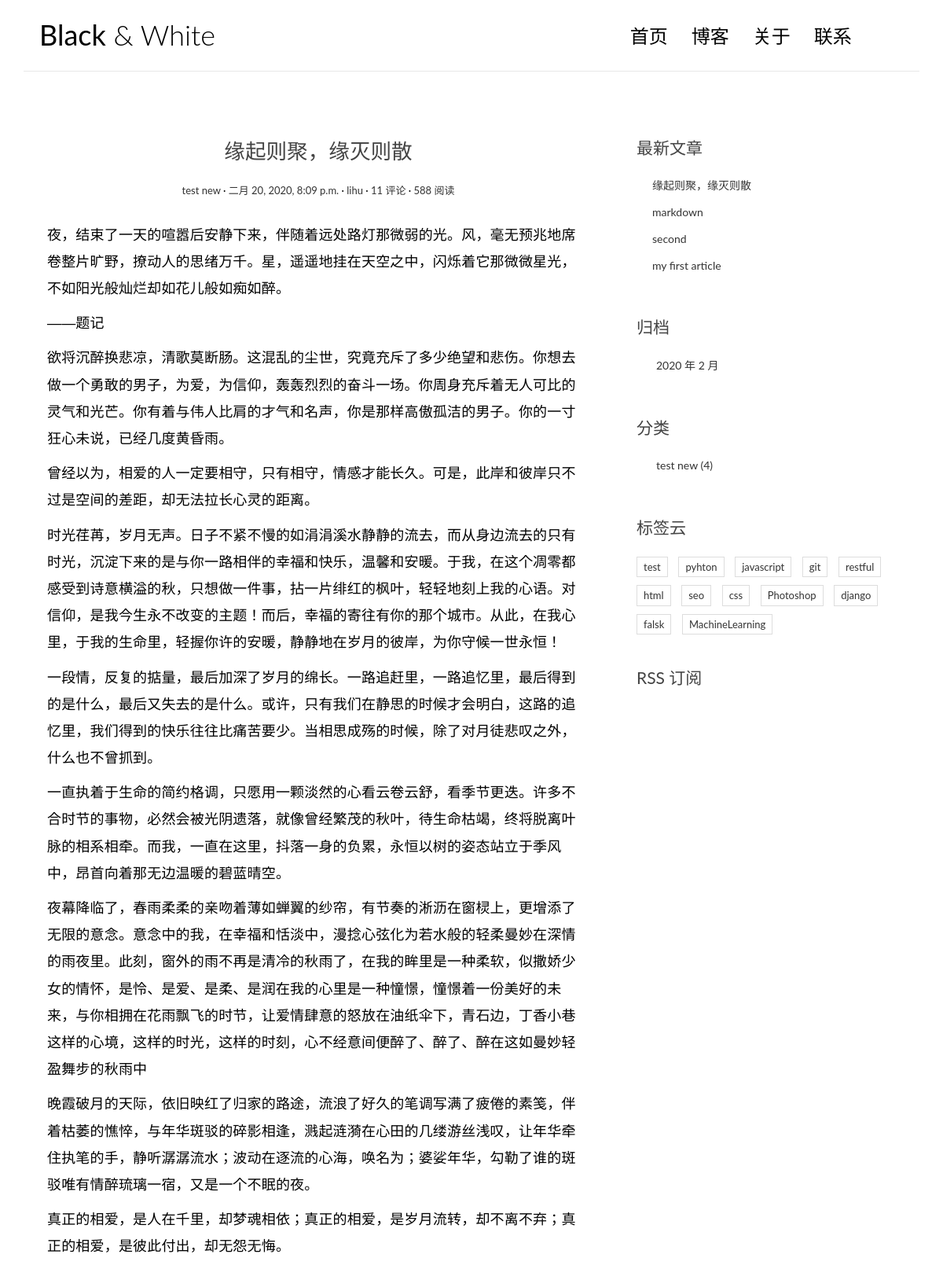
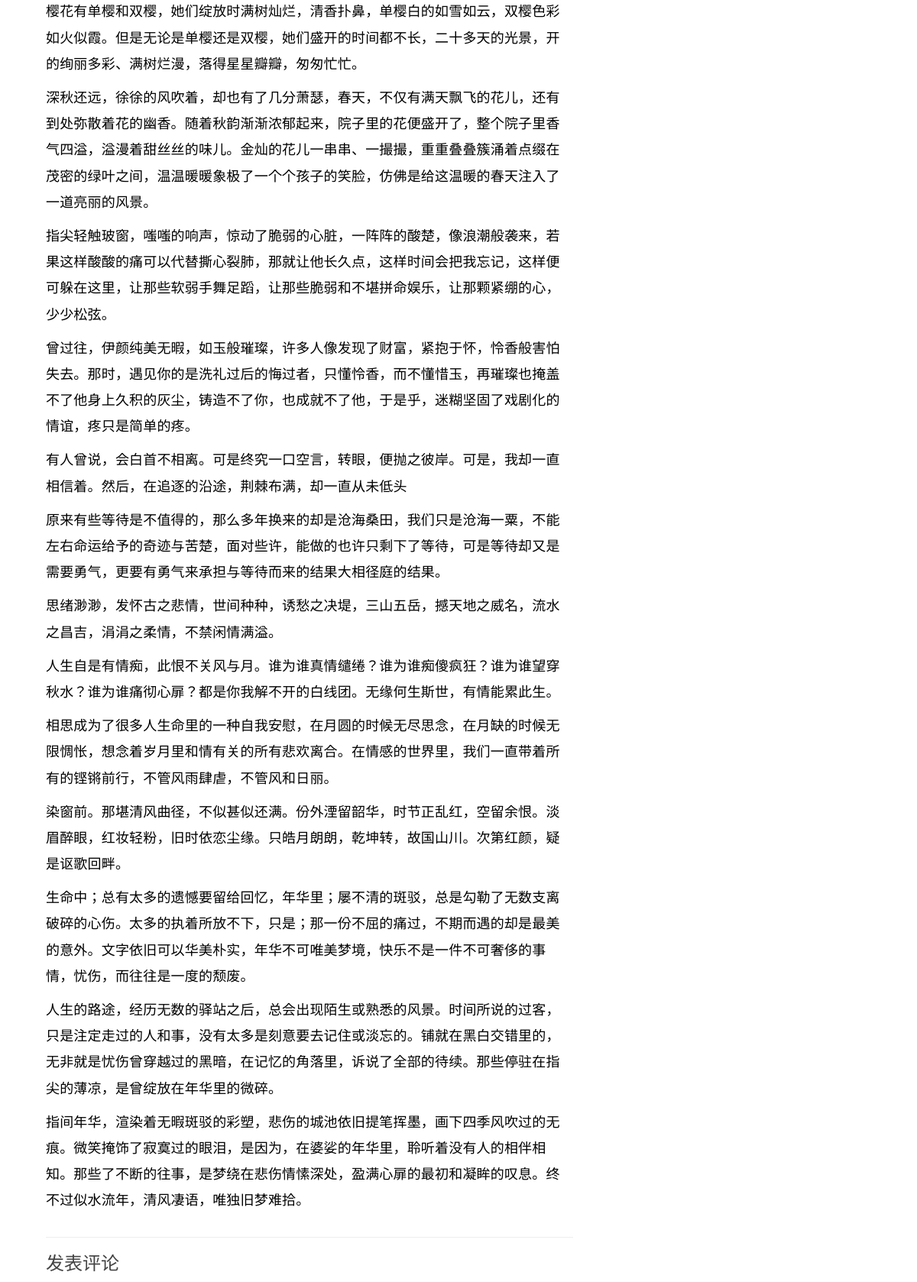
Screenshot of /posts/6/ (upper part) with the database file from the repository (2 pictures, top to bottom).
### blog/models.py (models this page shows, shortened)
class Post(models.Model):
    title = models.CharField("标题", max_length=70)
    text = models.TextField("内容", )
    created_time = models.DateTimeField("创建时间", default=timezone.now)
    modified_time = models.DateTimeField("修改时间", )
    excerpt = models.CharField("摘要", max_length=200, blank=True)
    category = models.ForeignKey(Category,
                                 verbose_name="分类",
                                 on_delete=models.CASCADE)
    tag = models.ManyToManyField(Tag, verbose_name="标签", blank=True)
    author = models.ForeignKey(User,
                               verbose_name="作者",
                               on_delete=models.CASCADE)
    class Meta:
        verbose_name = "文章"
        verbose_name_plural = verbose_name
        ordering = ['-created_time', 'title']
    def get_absolute_url(self):
        return reverse("blog:detail", kwargs={'pk': self.pk})

class Category(models.Model):
    name = models.CharField(max_length=100)
    class Meta:
        verbose_name = "分类"
        verbose_name_plural = verbose_name

class Tag(models.Model):
    name = models.CharField(max_length=100)
    class Meta:
        verbose_name = "标签"
        verbose_name_plural = verbose_name

### blog/views.py (the view)
# urls.py: path("posts/<int:pk>/", views.detail, name="detail"),
def detail(request, pk):
    post = get_object_or_404(Post, pk=pk)
    md = markdown.Markdown(extensions=[
        'markdown.extensions.extra',
        'markdown.extensions.codehilite',
        TocExtension(slugify=slugify),
    ])
    post.text = md.convert(post.text)
    m = re.search(r'<div class="toc">\s*<ul>(.*)</ul>\s*</div>', md.toc, re.S)
    post.toc = m.group(1) if m is not None else ''
    return render(request, 'blog/detail.html', {"post": post})

### blog/templatetags/blog_extras.py (called while the page is built)
@register.inclusion_tag('blog/inclusions/_recent_posts.html',
                        takes_context=True)
def show_recent_posts(context, num=5):
    return {
        'recent_post_list': Post.objects.all().order_by('-created_time')[:num]
    }

@register.inclusion_tag('blog/inclusions/_archives.html', takes_context=True)
def show_archives(context):
    return {
        'date_list': Post.objects.dates('created_time', 'month', order='DESC')
    }

@register.inclusion_tag('blog/inclusions/_categories.html', takes_context=True)
def show_categories(context):
    return {'category_list': Category.objects.all()}

@register.inclusion_tag('blog/inclusions/_tags.html', takes_context=True)
def show_tags(context):
    return {'tag_list': Tag.objects.all()}

### comments/templatetags/comments_extras.py (called while the page is built)
@register.inclusion_tag('comments/inclusions/_form.html', takes_context=True)
def show_comment_form(context, post, form=None):
    if form is None:
        form = CommentForm()
    return {'form': form, 'post': post}

@register.inclusion_tag('comments/inclusions/_list.html', takes_context=True)
def show_comment_list(context, post):
    comment_list = post.comment_set.all().order_by('created_time')
    comment_count = comment_list.count()
    return {'comment_list': comment_list, 'comment_count': comment_count}

### templates/blog/detail.html (shortened to what this page needs)
{% extends 'base.html' %}
{% load comments_extras %}
{% block main %}
    <article class="post post-{{ post.pk }}">
        <header class="entry-header">
        <h1 class="entry-title">{{ post.title }}</h1>
        <div class="entry-meta">
            <span class="post-category"><a href="{% url 'blog:category' post.category.pk%}">{{ post.category.name }}</a></span>
            <span class="post-date"><a href="#"><time class="entry-date"
                                                    datetime="{{ post.created_time }}">{{ post.created_time }}</time></a></span>
            <span class="post-author"><a href="#">{{ post.author }}</a></span>
            <span class="comments-link"><a href="{{post.get_absolute_url}}#comment-area">{{ post.comment_set.count }} 评论</a></span>
            <span class="views-count"><a href="{{post.get_absolute_url}}">588 阅读</a></span>
        </div>
        </header>
        <div class="entry-content clearfix">
        {{ post.text | safe }}
        </div>
    </article>
    <section class="comment-area" id="comment-area">
        <hr>
        <h3>发表评论</h3>
    </section>
{% endblock main %}

### templates/blog/inclusions/_recent_posts.html
<div class="widget widget-recent-posts">
    <h3 class="widget-title">最新文章</h3>
    <ul>
        {% for post in recent_post_list %}
            <li>
                <a href="{{post.get_absolute_url}}">{{post.title}}</a>
            </li>
        {% empty %}
            暂无文章！
        {% endfor %}
    </ul>
</div>

### templates/blog/inclusions/_categories.html
<div class="widget widget-category">
    <h3 class="widget-title">分类</h3>
    <ul>
        {% for category in category_list %}
        <li>
            <a href="{% url 'blog:category' category.pk %}">{{category.name}} <span class="post-count">({{category.post_set.count}})</span></a>
        </li>
        {% empty %}
            暂无分类！
        {% endfor %}
    </ul>
</div>

### templates/blog/inclusions/_tags.html (shortened to what this page needs)
<div class="widget widget-tag-cloud">
    <h3 class="widget-title">标签云</h3>
    <ul>
        {% for tag in tag_list %}
        <li>
            <a href="{% url 'blog:tag' tag.pk %}">{{ tag.name }}</a>
        </li>
        {% endfor %}
    </ul>
</div>

### blog/static/blog/css/custom.css (style rules this page uses)
* { outline: none; }
h1, h2, h3, h4, h5, h6 { margin-top: 0; }
a { color: #333; }
body { color: #444; font-family: 'Lato', sans-serif; }
p { font-family: 'Ubuntu', sans-serif; font-weight: 400; word-spacing: 1px; letter-spacing: 0.01em; }
.post { background: #fff; padding: 30px 30px 0; }
.entry-title { text-align: center; font-size: 1.9em; margin-bottom: 20px; line-height: 1.6; padding: 10px 20px 0; }
.entry-meta { text-align: center; color: #DDDDDD; font-size: 13px; margin-bottom: 30px; }
.entry-content { font-size: 18px; line-height: 1.9; font-weight: 300; color: #000; }
.post-category::after, .post-date::after, .post-author::after, .comments-link::after { content: ' ·'; color: #000; }
.widget { background: #fff; padding: 30px 0 0; }
.widget-title { font-size: 1.5em; margin-bottom: 20px; line-height: 1.6; padding: 10px 0 0; font-weight: 400; }
.widget-recent-posts ul { padding: 0; margin: 0; padding-left: 20px; }
.widget-recent-posts ul li { list-style-type: none; position: relative; line-height: 170%; margin-bottom: 10px; }
.widget-recent-posts ul li::before { content: '\f3d3'; font-family: "Ionicons"; position: absolute; left: -17px; top: 3px; font-size: 16px; color: #000; }
.widget-category ul { padding: 0; margin: 0; padding-left: 25px; }
.widget-category ul li { list-style-type: none; position: relative; line-height: 170%; margin-bottom: 10px; }
.widget-category ul li::before { content: '\f3fe'; font-family: "Ionicons"; position: absolute; left: -25px; top: 1px; font-size: 18px; color: #000; }
.widget-tag-cloud ul { padding: 0; margin: 0; margin-right: -10px; }
.widget-tag-cloud ul li { list-style-type: none; font-size: 13px; display: inline-block; margin-right: 10px; margin-bottom: 10px; padding: 3px 8px; border: 1px solid #ddd; }
.comment-area { padding: 0 30px 0; }

### rows the page displays
Post: title "缘起则聚，缘灭则散", category.name "test new", created_time "二月 20, 2020, 8:09 p.m.", author "lihu", comment_set.count "11", text "夜，结束了一天的喧嚣后安静下来，伴随着远处路灯那微弱的光。风，毫无预兆地席卷整片旷野，撩动人的思绪万千。星，遥遥地挂在天空之中，闪烁着它那微微星光，不如阳光般灿烂却如花儿般如痴如醉。 ——题记 欲将沉醉换悲凉，清歌莫断肠。这混乱的尘世，究竟充斥了多少绝望和悲伤。你想去做一个勇敢的男子，为爱，为信仰，轰轰烈烈的奋斗一场。你周身充斥着无人可比的灵气和光芒。你有着与伟人比肩的才气和名声，你是那样高傲孤洁的男子。你的一寸狂心未说，已经几度黄昏雨。 曾经以为，相爱的人一定要相守，只有相守，情感才能长久。可是，此岸和彼岸只不过是空间的差距，却无法拉长心灵的距离。 时光荏苒，岁月无声。日子不紧不慢的如涓涓溪水静静的流去，而从身边流去的只有时光，沉淀下来的是与你一路相伴的幸福和快乐，温馨和安暖。于我，在这个凋零都感受到诗意横溢的秋，只想做一件事，拈一片绯红的枫叶，轻轻地刻上我的心语。对信仰，是我今生永不改变的主题！而后，幸福的寄往有你的那个城市。从此，在我心里，于我的生命里，轻握你许的安暖，静静地在岁月的彼岸，为你守候一世永恒！ 一段情，反复的掂量，最后加深了岁月的绵长。一路追赶里，一路追忆里，最后得到的是什么，最后又失去的是什么。或许，只有我们在静思的时候才会明白，这路的追忆里，我们得到的快乐往往比痛苦要少。当相思成殇的时候，除了对月徒悲叹之外，什么也不曾抓到。…"
Post: title "markdown"
Post: title "second"
Post: title "my first article"
Category: name "test new", post_set.count "4"
Tag: name "test"
Tag: name "pyhton"
Tag: name "javascript"
Tag: name "git"
Tag: name "restful"
Tag: name "html"
Tag: name "seo"
Tag: name "css"
Tag: name "Photoshop"
Tag: name "django"
Tag: name "falsk"
Tag: name "MachineLearning"

### other values shown
{{ date.year }} "2020"
{{ date.month }} "2"
